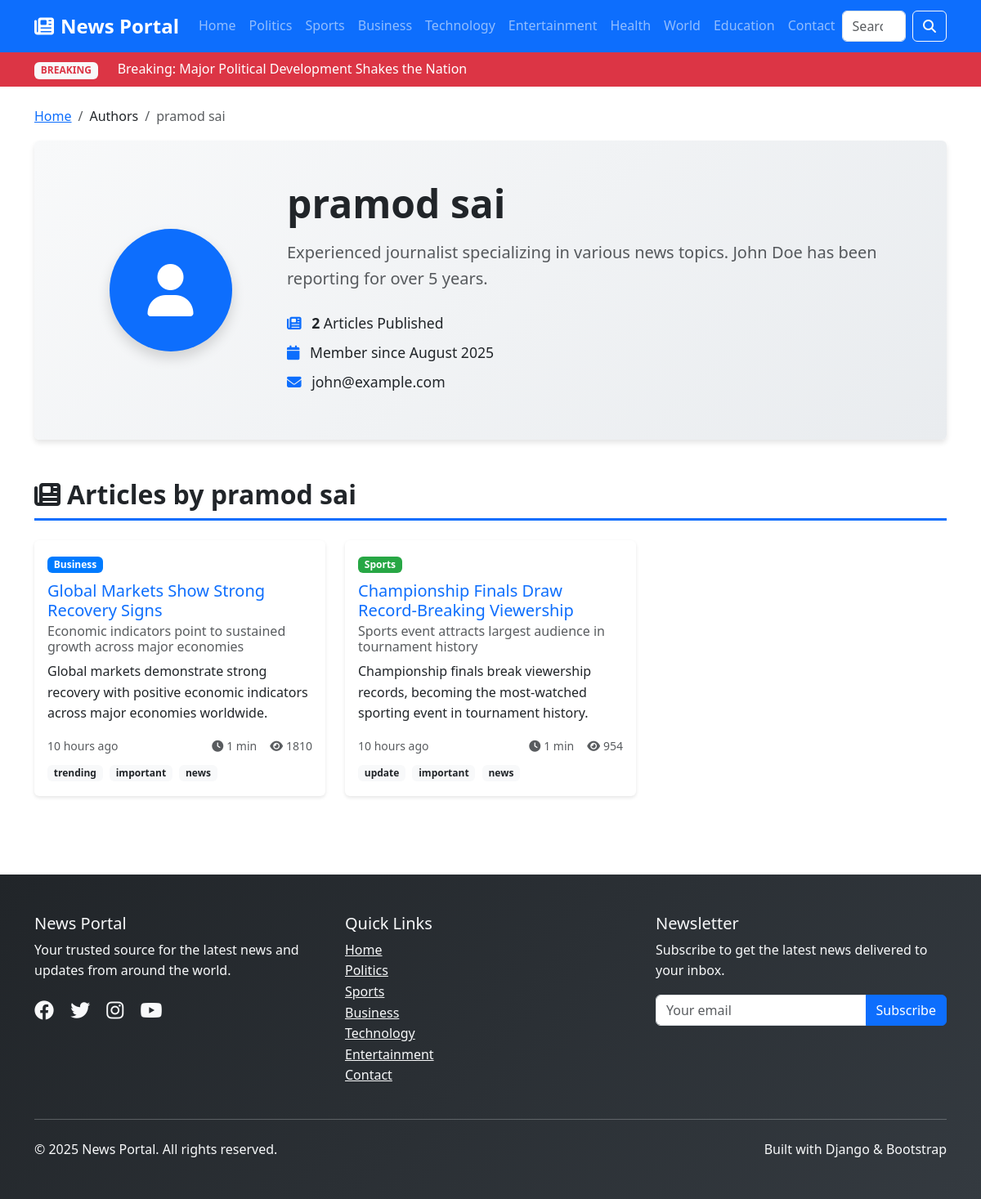
Page /author/1/ on the committed database.
### news/models.py (models this page shows, shortened)
class Category(models.Model):
    name = models.CharField(max_length=100, unique=True)
    slug = models.SlugField(max_length=100, unique=True, blank=True)
    description = models.TextField(blank=True)
    color = models.CharField(max_length=7, default='#007bff', help_text='Hex color code')
    is_active = models.BooleanField(default=True)
    created_at = models.DateTimeField(auto_now_add=True)
    updated_at = models.DateTimeField(auto_now=True)
    class Meta:
        verbose_name_plural = "Categories"
        ordering = ['name']
    def get_absolute_url(self):
        return reverse('news:category_detail', kwargs={'slug': self.slug})

class Article(models.Model):
    STATUS_CHOICES = [
        ('draft', 'Draft'),
        ('published', 'Published'),
        ('archived', 'Archived'),
    ]
    title = models.CharField(max_length=200)
    slug = models.SlugField(max_length=200, unique=True, blank=True)
    subtitle = models.CharField(max_length=300, blank=True, help_text='Optional subtitle')
    content = RichTextUploadingField()
    excerpt = models.TextField(max_length=500, blank=True, help_text='Brief summary of the article')
    author = models.ForeignKey(Author, on_delete=models.CASCADE, related_name='articles')
    category = models.ForeignKey(Category, on_delete=models.CASCADE, related_name='articles')
    tags = TaggableManager(blank=True)
    featured_image = models.ImageField(upload_to=get_upload_path, blank=True, null=True)
    featured_image_alt = models.CharField(max_length=200, blank=True, help_text='Alt text for featured image')
    featured_image_thumbnail = models.ImageField(upload_to='thumbnails/', blank=True, null=True, editable=False)
    status = models.CharField(max_length=10, choices=STATUS_CHOICES, default='draft')
    is_featured = models.BooleanField(default=False, help_text='Show on homepage as featured')
    is_breaking = models.BooleanField(default=False, help_text='Mark as breaking news')
    meta_description = models.CharField(max_length=160, blank=True, help_text='SEO meta description')
    meta_keywords = models.CharField(max_length=200, blank=True, help_text='SEO keywords, comma separated')
    created_at = models.DateTimeField(auto_now_add=True)
    updated_at = models.DateTimeField(auto_now=True)
    published_at = models.DateTimeField(blank=True, null=True)
    views_count = models.PositiveIntegerField(default=0)
    class Meta:
        ordering = ['-published_at', '-created_at']
        indexes = [
            models.Index(fields=['status', 'published_at']),
            models.Index(fields=['category', 'status']),
            models.Index(fields=['is_featured', 'status']),
        ]
    def get_absolute_url(self):
        return reverse('news:article_detail', kwargs={'slug': self.slug})
    def get_reading_time(self):
        word_count = len(self.content.split())
        reading_time = word_count / 200  # Average reading speed
        return max(1, round(reading_time))

class Author(models.Model):
    user = models.OneToOneField(User, on_delete=models.CASCADE)
    bio = models.TextField(max_length=500, blank=True)
    profile_image = models.ImageField(upload_to=get_upload_path, blank=True, null=True)
    social_twitter = models.URLField(blank=True)
    social_facebook = models.URLField(blank=True)
    social_linkedin = models.URLField(blank=True)
    is_active = models.BooleanField(default=True)
    created_at = models.DateTimeField(auto_now_add=True)
    def get_full_name(self):
        return f"{self.user.first_name} {self.user.last_name}".strip() or self.user.username

### news/views.py (the view)
# urls.py: path('author/<int:pk>/', views.AuthorDetailView.as_view(), name='author_detail'),
class AuthorDetailView(DetailView):
    model = Author
    template_name = 'news/author_detail.html'
    context_object_name = 'author'
    def get_context_data(self, **kwargs):
        context = super().get_context_data(**kwargs)
        context['articles'] = Article.objects.filter(
            author=self.object,
            status='published',
            published_at__lte=timezone.now()
        ).select_related('category')[:10]
        return context

### templates/news/author_detail.html (shortened to what this page needs)
{% extends 'base.html' %}
{% load static %}
{% load humanize %}
{% block content %}
<div class="container">
    <div class="row mb-5">
        <div class="col-12">
            <nav aria-label="breadcrumb">
                <ol class="breadcrumb">
                    <li class="breadcrumb-item"><a href="{% url 'news:home' %}">Home</a></li>
                    <li class="breadcrumb-item">Authors</li>
                    <li class="breadcrumb-item active" aria-current="page">{{ author.get_full_name }}</li>
                </ol>
            </nav>
            <div class="card author-profile-card">
                <div class="card-body p-5">
                    <div class="row align-items-center">
                        <div class="col-md-3 text-center mb-4 mb-md-0">
                            {% if author.profile_image %}
                            <img src="{{ author.profile_image.url }}"
                                 alt="{{ author.get_full_name }}"
                                 class="rounded-circle author-avatar shadow">
                            {% else %}
                            <div class="bg-primary rounded-circle d-inline-flex align-items-center justify-content-center author-avatar shadow">
                                <i class="fas fa-user fa-4x text-white"></i>
                            </div>
                            {% endif %}
                        </div>
                        <div class="col-md-9">
                            <h1 class="display-5 fw-bold mb-3">{{ author.get_full_name }}</h1>
                            {% if author.bio %}
                            <p class="lead text-muted mb-4">{{ author.bio }}</p>
                            {% endif %}
                            <div class="row">
                                <div class="col-md-6">
                                    <div class="author-stats">
                                        <div class="stat-item mb-2">
                                            <i class="fas fa-newspaper text-primary me-2"></i>
                                            <strong>{{ articles|length }}</strong> Article{{ articles|length|pluralize }} Published
                                        </div>
                                        <div class="stat-item mb-2">
                                            <i class="fas fa-calendar text-primary me-2"></i>
                                            Member since {{ author.created_at|date:"F Y" }}
                                        </div>
                                        <div class="stat-item mb-2">
                                            <i class="fas fa-envelope text-primary me-2"></i>
                                            {{ author.user.email }}
                                        </div>
                                    </div>
                                </div>
                                <div class="col-md-6">
                                </div>
                            </div>
                        </div>
                    </div>
                </div>
            </div>
        </div>
    </div>
    <div class="row">
        <div class="col-12">
            <h2 class="section-title mb-4">
                <i class="fas fa-newspaper me-2"></i>Articles by {{ author.get_full_name }}
            </h2>
            {% if articles %}
            <div class="row">
                {% for article in articles %}
                <div class="col-lg-4 col-md-6 mb-4">
                    <div class="card news-card h-100">
                        <div class="card-body d-flex flex-column">
                            <div class="mb-2">
                                <span class="badge" style="background-color: {{ article.category.color }}">
                                    {{ article.category.name }}
                                </span>
                            </div>
                            <h5 class="card-title">
                                <a href="{{ article.get_absolute_url }}" class="text-decoration-none">
                                    {{ article.title }}
                                </a>
                            </h5>
                            {% if article.subtitle %}
                            <h6 class="card-subtitle mb-2 text-muted">{{ article.subtitle|truncatewords:10 }}</h6>
                            {% endif %}
                            <p class="card-text flex-grow-1">{{ article.excerpt|truncatewords:20 }}</p>
                            <div class="mt-auto">
                                <div class="d-flex justify-content-between align-items-center mb-2">
                                    <small class="text-muted">
                                        {{ article.published_at|naturaltime }}
                                    </small>
                                    <div class="d-flex align-items-center">
                                        <small class="text-muted me-3">
                                            <i class="fas fa-clock me-1"></i>{{ article.get_reading_time }} min
                                        </small>
                                        <small class="text-muted">
                                            <i class="fas fa-eye me-1"></i>{{ article.views_count }}
                                        </small>
                                    </div>
                                </div>
                                {% if article.tags.all %}
                                <div class="mt-2">
                                    {% for tag in article.tags.all|slice:":3" %}
                                    <a href="{% url 'news:tag_detail' tag.slug %}"
                                       class="badge bg-light text-dark text-decoration-none me-1">
                                        {{ tag.name }}
                                    </a>
                                    {% endfor %}
                                </div>
                                {% endif %}
                            </div>
                        </div>
                    </div>
                </div>
                {% endfor %}
            </div>
            {% endif %}
        </div>
    </div>
</div>
{% endblock %}

### templates/base.html (shortened to what this page needs)
<!DOCTYPE html>
<html lang="en">
<head>
    <link href="https://cdn.jsdelivr.net/npm/bootstrap@5.3.0/dist/css/bootstrap.min.css" rel="stylesheet">
    <link rel="stylesheet" href="https://cdnjs.cloudflare.com/ajax/libs/font-awesome/6.4.0/css/all.min.css">
    {% load static %}
    <link rel="stylesheet" href="{% static 'css/style.css' %}">
</head>
<body>
    <nav class="navbar navbar-expand-lg navbar-dark bg-primary sticky-top">
        <div class="container">
            <a class="navbar-brand fw-bold" href="{% url 'news:home' %}">
                <i class="fas fa-newspaper me-2"></i>News Portal
            </a>
            <div class="collapse navbar-collapse" id="navbarNav">
                <ul class="navbar-nav me-auto">
                    <li class="nav-item">
                        <a class="nav-link" href="{% url 'news:home' %}">Home</a>
                    </li>
                    {% for category in categories %}
                    <li class="nav-item">
                        <a class="nav-link" href="{{ category.get_absolute_url }}">{{ category.name }}</a>
                    </li>
                    {% endfor %}
                    <li class="nav-item">
                        <a class="nav-link" href="{% url 'news:contact' %}">Contact</a>
                    </li>
                </ul>
                <form class="d-flex" method="GET" action="{% url 'news:search' %}">
                    <input class="form-control me-2" type="search" name="q" placeholder="Search news..."
                           value="{{ request.GET.q }}">
                    <button class="btn btn-outline-light" type="submit">
                        <i class="fas fa-search"></i>
                    </button>
                </form>
            </div>
        </div>
    </nav>
    {% if breaking_news %}
    <div class="bg-danger text-white py-2">
        <div class="container">
            <div class="row align-items-center">
                <div class="col-auto">
                    <span class="badge bg-light text-danger fw-bold">BREAKING</span>
                </div>
                <div class="col">
                    <div class="breaking-news-ticker">
                        {% for article in breaking_news %}
                            <span class="breaking-item">{{ article.title }}</span>
                        {% endfor %}
                    </div>
                </div>
            </div>
        </div>
    </div>
    {% endif %}
    <main class="py-4">
        {% block content %}{% endblock %}
    </main>
    <footer class="bg-dark text-light py-5 mt-5">
        <div class="container">
            <div class="row">
                <div class="col-md-4">
                    <h5>News Portal</h5>
                    <p>Your trusted source for the latest news and updates from around the world.</p>
                    <div class="social-links">
                        <a href="#" class="text-light me-3"><i class="fab fa-facebook"></i></a>
                        <a href="#" class="text-light me-3"><i class="fab fa-twitter"></i></a>
                        <a href="#" class="text-light me-3"><i class="fab fa-instagram"></i></a>
                        <a href="#" class="text-light"><i class="fab fa-youtube"></i></a>
                    </div>
                </div>
                <div class="col-md-4">
                    <h5>Quick Links</h5>
                    <ul class="list-unstyled">
                        <li><a href="{% url 'news:home' %}" class="text-light">Home</a></li>
                        {% for category in categories|slice:":5" %}
                        <li><a href="{{ category.get_absolute_url }}" class="text-light">{{ category.name }}</a></li>
                        {% endfor %}
                        <li><a href="{% url 'news:contact' %}" class="text-light">Contact</a></li>
                    </ul>
                </div>
                <div class="col-md-4">
                    <h5>Newsletter</h5>
                    <p>Subscribe to get the latest news delivered to your inbox.</p>
                    <form id="newsletter-form">
                        <div class="input-group">
                            <input type="email" class="form-control" placeholder="Your email" required>
                            <button class="btn btn-primary" type="submit">Subscribe</button>
                        </div>
                    </form>
                </div>
            </div>
            <hr class="my-4">
            <div class="row align-items-center">
                <div class="col-md-6">
                    <p class="mb-0">&copy; 2025 News Portal. All rights reserved.</p>
                </div>
                <div class="col-md-6 text-md-end">
                    <p class="mb-0">Built with Django & Bootstrap</p>
                </div>
            </div>
        </div>
    </footer>
</body>
</html>

### rows in the picture
Category: name "Politics"
Category: name "Sports"
Category: name "Business"
Category: name "Technology"
Category: name "Entertainment"
Category: name "Health"
Category: name "World"
Category: name "Education"
Article: title "Breaking: Major Political Development Shakes the Nation"
Author: get_full_name "pramod sai", bio "Experienced journalist specializing in various news topics. John Doe has been reporting for over 5 years.", created_at "August 2025", user.email "john@example.com"
Article: category.name "Business", title "Global Markets Show Strong Recovery Signs", subtitle "Economic indicators point to sustained growth across major economies", excerpt "Global markets demonstrate strong recovery with positive economic indicators across major economies worldwide.", published_at "10 hours ago", get_reading_time "1", views_count "1810"
Tag: name "trending"
Tag: name "important"
Tag: name "news"
Article: category.name "Sports", title "Championship Finals Draw Record-Breaking Viewership", subtitle "Sports event attracts largest audience in tournament history", excerpt "Championship finals break viewership records, becoming the most-watched sporting event in tournament history.", published_at "10 hours ago", get_reading_time "1", views_count "954"
Tag: name "update"

### other values in the picture
{{ articles|length }} "2"
